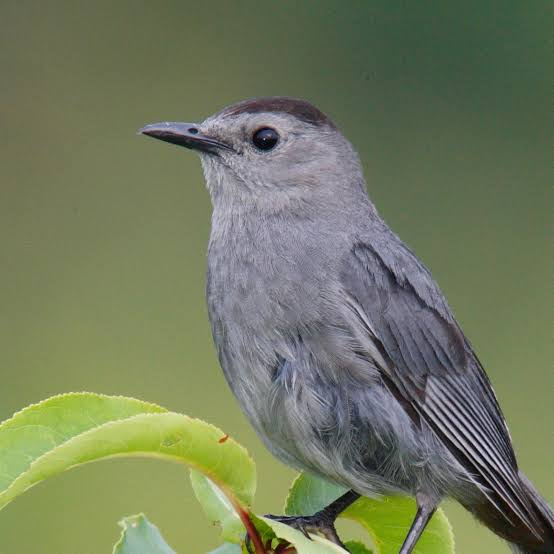
#> input picture python/5 - Image Processing in OpenCV/bird.jpg, 554 x 554 px
$ python 'episode 4.py'
#> lines starting #> are read from the running program, lines starting #| are printed output that depends on the picture
import cv2
import numpy as np
from matplotlib import pyplot as plt

img = cv2.imread('bird.jpg')
#> img is the input picture: shape (554, 554, 3); mean B, G, R 94.2, 122.6, 114.4

sBlur = 11
# # 2D Convolution ( Image Filtering )
# kernel = np.ones((sBlur, sBlur), np.float32) / sBlur ** 2
# res = cv2.filter2D(img, -1, kernel)

# Averaging
blur = cv2.blur(img, (sBlur, sBlur))
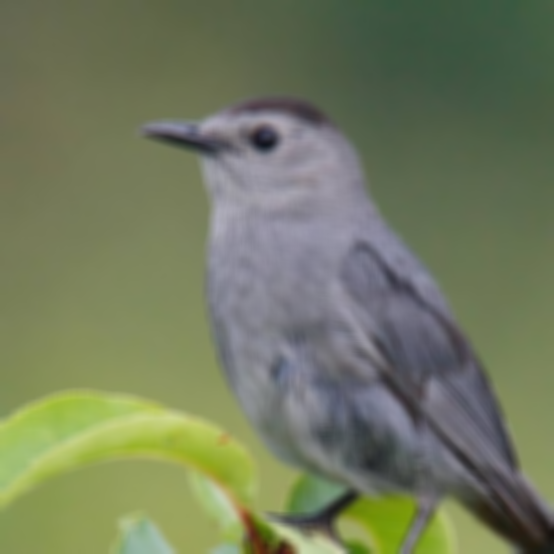
#> blur: shape (554, 554, 3); mean B, G, R 94.2, 122.6, 114.4

# Gaussian
blurGaussian = cv2.GaussianBlur(img, (sBlur, sBlur), 0)

# Median
median = cv2.medianBlur(img, sBlur)

# Bilateral
blurBilateral = cv2.bilateralFilter(img, 9, 75, 75)

plt.subplot(332), plt.imshow(img), plt.title('Original'), plt.xticks([]), plt.yticks([])
# plt.subplot(132), plt.imshow(res), plt.title('Averaging'), plt.xticks([]), plt.yticks([])
plt.subplot(334), plt.imshow(blur), plt.title('Blurred'), plt.xticks([]), plt.yticks([])
plt.subplot(336), plt.imshow(blurGaussian), plt.title('Gaussian Blur'), plt.xticks([]), plt.yticks([])
plt.subplot(337), plt.imshow(median), plt.title('Median Blur'), plt.xticks([]), plt.yticks([])
plt.subplot(339), plt.imshow(blurBilateral), plt.title('Bilateral Blur'), plt.xticks([]), plt.yticks([])
plt.show()
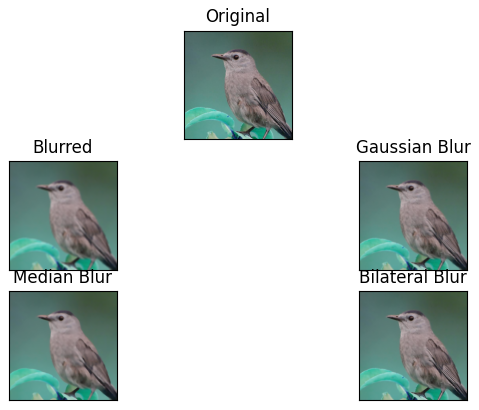
#> figure drawn by matplotlib, 5 panels; B, G, R data is drawn as R, G, B
